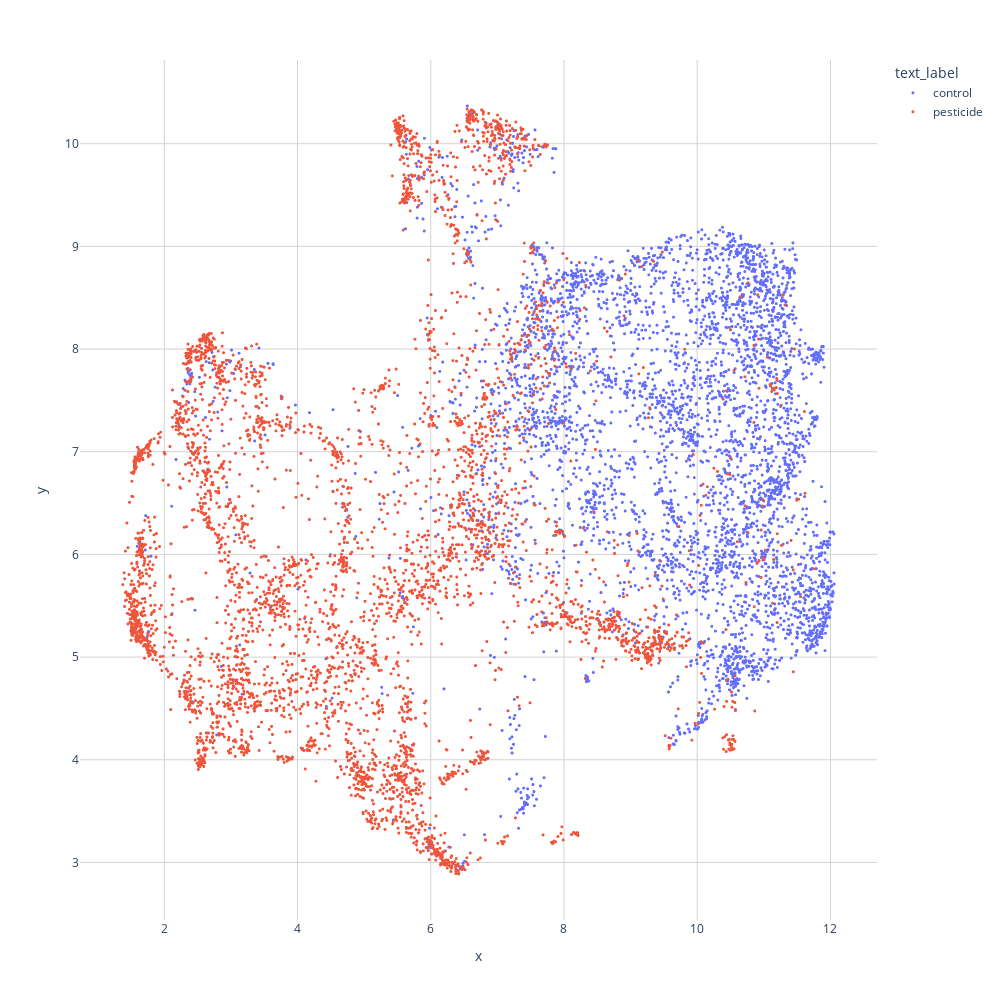

The cell this chart's notebook holds for it:
### Code cell
#import plotly.express as px
fig = px.scatter(embedding_df2, x='x', y='y', color='text_label', 
                 hover_data={'x': False, 'y': False, 'pmid': True,'title': True},
                 width=1000, height=1000)
fig.update_layout({'plot_bgcolor': 'white', 'paper_bgcolor': 'white'})
fig.update_xaxes(showgrid=True, zeroline=False, gridcolor='lightgrey')
fig.update_yaxes(showgrid=True, zeroline=False, gridcolor='lightgrey')
fig.update_traces(marker=dict(size=3))
fig.show()
# fig.show(renderer="browser")

### Figure 1 — Plotly figure (JSON) as saved in the notebook; plotly's stock layout.template omitted (floating-point values rounded to 4 significant figures; data arrays with more than 128 entries replaced by an {"elided": "..."} marker saying what was removed)
{"data": [{"customdata": {"elided": "4414x2 mixed values"}, "hovertemplate": "text_label=control<br>pmid=%{customdata[0]}<br>title=%{customdata[1]}<extra></extra>", "legendgroup": "control", "marker": {"color": "#636efa", "size": 3, "symbol": "circle"}, "mode": "markers", "name": "control", "showlegend": true, "type": "scattergl", "x": {"elided": "4414 float values"}, "xaxis": "x", "y": {"elided": "4414 float values"}, "yaxis": "y"}, {"customdata": {"elided": "4692x2 mixed values"}, "hovertemplate": "text_label=pesticide<br>pmid=%{customdata[0]}<br>title=%{customdata[1]}<extra></extra>", "legendgroup": "pesticide", "marker": {"color": "#EF553B", "size": 3, "symbol": "circle"}, "mode": "markers", "name": "pesticide", "showlegend": true, "type": "scattergl", "x": {"elided": "4692 float values"}, "xaxis": "x", "y": {"elided": "4692 float values"}, "yaxis": "y"}], "layout": {"height": 1000, "legend": {"title": {"text": "text_label"}, "tracegroupgap": 0}, "margin": {"t": 60}, "paper_bgcolor": "white", "plot_bgcolor": "white", "width": 1000, "xaxis": {"anchor": "y", "domain": [0, 1], "gridcolor": "lightgrey", "showgrid": true, "title": {"text": "x"}, "zeroline": false}, "yaxis": {"anchor": "x", "domain": [0, 1], "gridcolor": "lightgrey", "showgrid": true, "title": {"text": "y"}, "zeroline": false}}}
